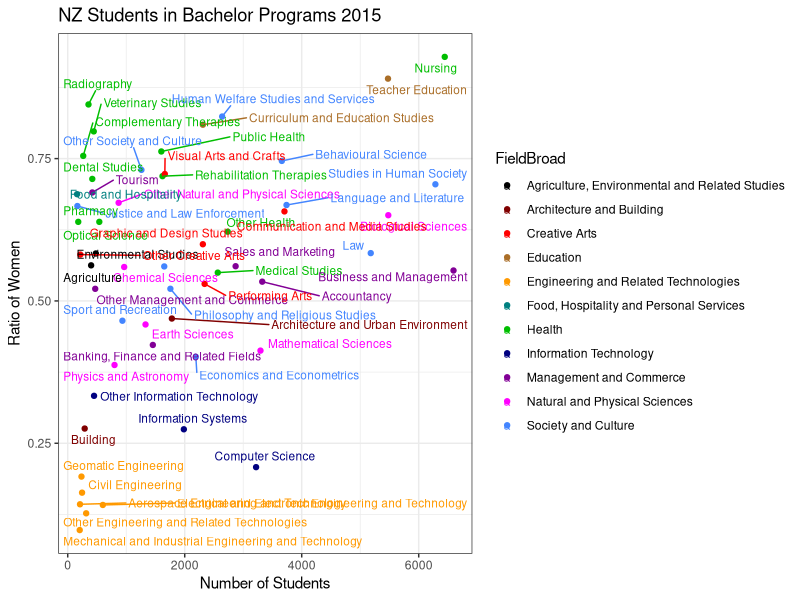

This chart was generated by the following R code:
enrolment = read.csv("enrolment.csv", header=TRUE) 

library(ggplot2)
library(ggrepel)

enrolment$newratio <- enrolment$Females / enrolment$Total
newenrolment <- subset(enrolment,Total>100)

mycolors <- c("#000000","#800000","#FF0000","#AA6E28","#FF9900","#008080","#00BE00","#000080","#820096","#FF00FF","#4385FF")

ggplot(newenrolment, aes(y = newratio, x = Total,color=FieldBroad)) + scale_color_manual(values=mycolors) + geom_point() + geom_text_repel(aes(label=FieldNarrow),size=3) + xlab("Number of Students") + ylab("Ratio of Women") +  ggtitle("NZ Students in Bachelor Programs 2015") +theme_bw() 
